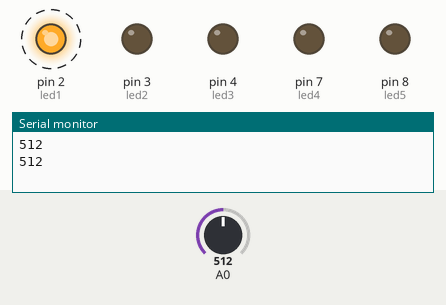
A sketch run on a simulated Arduino Uno, built with avr-gcc and run on an emulated ATmega328P. Parts: output pins drawn as LEDs (lit = HIGH), the last lines printed to the serial monitor. Dashed ring = blinking. The inputs (shaded band) are chosen by the test bench; at power-on: A0 = 512.

Above: at 2.3 s.
2.4 s: A0 set to 399
5.9 s: A0 set to 367
At 7.0 s:
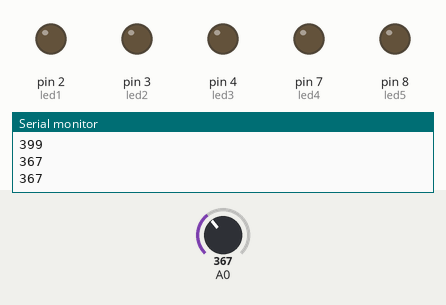
8.0 s: A0 set to 347
At 9.7 s:
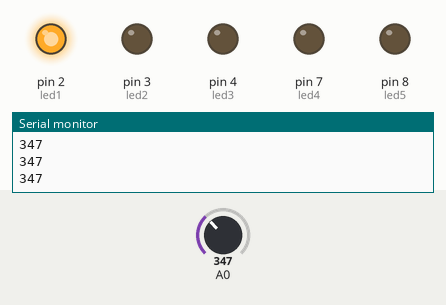
10.1 s: A0 set to 305
12.2 s: A0 set to 285
At 14.2 s:
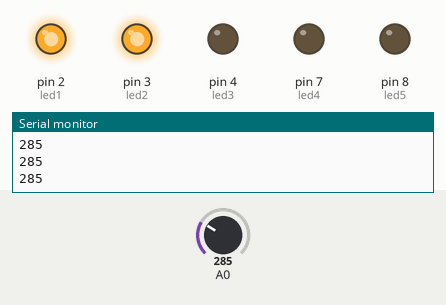
14.5 s: A0 set to 302
At 16.0 s:
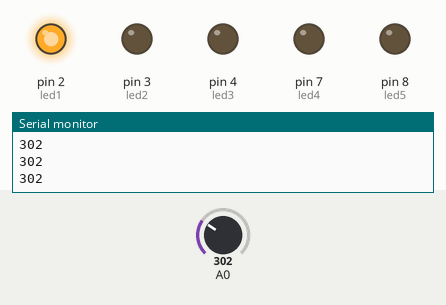
Timing chart, 0 to 17.5 s (numbered marks = the images above; inputs shaded):
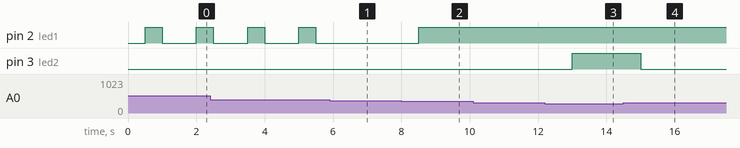

The sketch:

Led_fuel_gauge_2.ino
```cpp
/*
  This is the "LED fuel gauge" code

  Analog input, serial output

 Reads an analog input pin, prints the results to the serial monitor.
 outputs high voltage signal to 5 different pins based on reading.


 The circuit:

 (100 ohm) voltage dividing circuit connected to analog pin 0.

 LEDs connected to pins 2, 3, 4, 7 and 8

 LEDs come on and stay on as resistance is lowered. - all LEDs lit indicates full tank.

Greater than 385 = LED1 blinks (Very empty!!)
less than 385 = LED1 on (empty)
less than 353 = LED2 on
less than 291 = LED3 on
less than 229 = LED4 on
less than 167 = LED5 on (full)

 created by Jonathan Henry Williams and everyone who's ever used Arduino

 */
int led1 = 2;    // the output pins
int led2 = 3;
int led3 = 4;
int led4 = 7;
int led5 = 8;

 void setup()
 {
   pinMode(led1, OUTPUT);
   pinMode(led2, OUTPUT);
   pinMode(led3, OUTPUT);
   pinMode(led4, OUTPUT);
   pinMode(led5, OUTPUT);

  Serial.begin(9600);
 }


 void loop() {
   // read the analog input into a variable:
   int analogValue = analogRead(0);
   // print the result:
  Serial.println(analogValue);
   // wait 10 milliseconds for the analog-to-digital converter
   // to settle after the last reading:
   delay(500);

   if ((analogValue>385) && (analogValue<1028) ) {   //
    digitalWrite(led1, HIGH);
    delay(500);    //
    digitalWrite(led1, LOW);
    delay(500);
 }
 else {
   digitalWrite(led1, LOW);                       // light is off
 }


   if ((analogValue>0) && (analogValue<354) ) {   //
    digitalWrite(led1, HIGH);                      //
 }
 else {
   digitalWrite(led1, LOW);                       // light is off
 }

   if ((analogValue>0) && (analogValue<292) ) {  // pin 0 reads 2nd resistor only - 268ohm - beige
    digitalWrite(led2, HIGH);                       // fan goes on!
 }
 else {
   digitalWrite(led2, LOW);                         // fan is off
 }

 if ((analogValue>0) && (analogValue<230) ) {   // pin 0 reads both resistors in parallel
    digitalWrite(led3, HIGH);
                         //
 }
 else {
   digitalWrite(led3, LOW);                         //
 }
 if ((analogValue>0) && (analogValue<168) ) {   // pin 0 reads both resistors in parallel
    digitalWrite(led4, HIGH);
                         //
 }
 else {
   digitalWrite(led4, LOW);                         //
 }
 if ((analogValue>0) && (analogValue<106) ) {   // pin 0 reads both resistors in parallel
    digitalWrite(led5, HIGH);
                         //
 }
 else {
   digitalWrite(led5, LOW);                         //
 }

 }
```

Measured:
- the behaviour switches between 386 and 385 on A0 (found by bisection; images 0 and 1)
- the behaviour switches between 354 and 353 on A0 (found by bisection; images 1 and 2)
- the behaviour switches between 292 and 291 on A0 (found by bisection; images 2 and 3)
- after the input at 5.9 s, pin 2 (led1): stays LOW (without the input it goes to HIGH after 0.60 s)
- after the input at 8.0 s, pin 2 (led1): LOW → HIGH after 0.50 s
- after the input at 12.2 s, pin 3 (led2): LOW → HIGH after 0.81 s
- after the input at 14.5 s, pin 3 (led2): HIGH → LOW after 0.51 s
- by itself, pin 2 (led1): alternates HIGH for 0.50 s and LOW for 1.0 s
